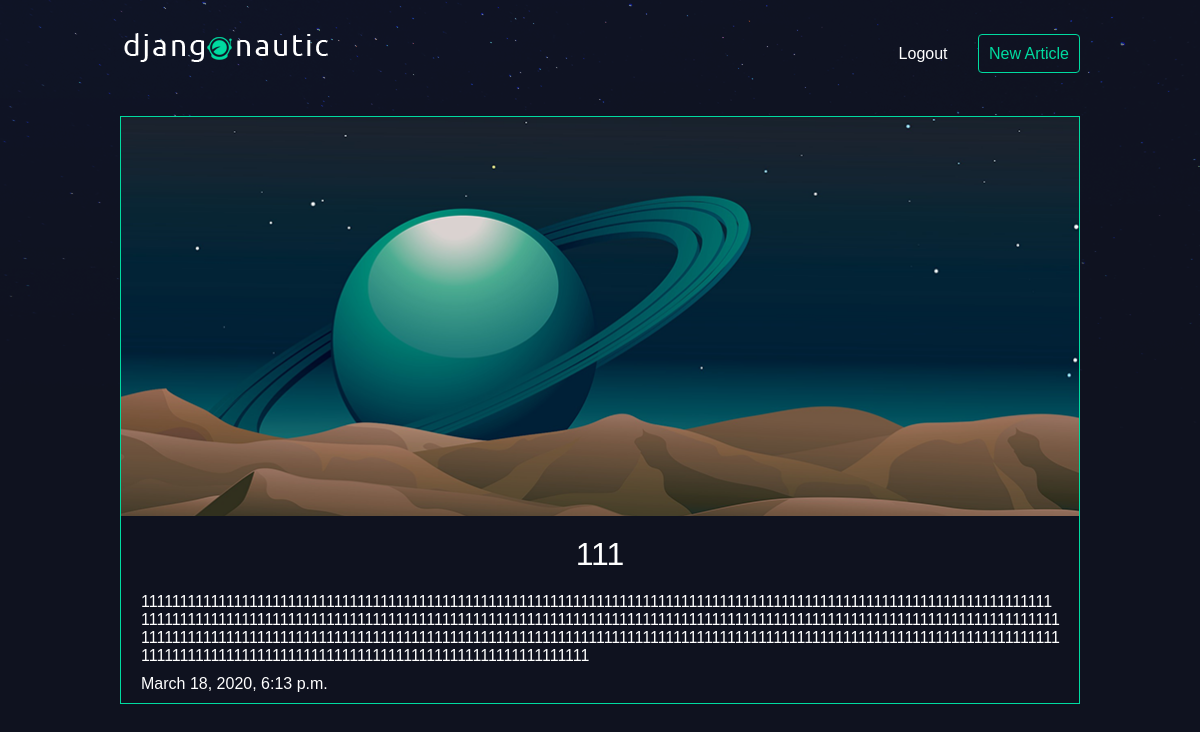
Page /articles/111/ (signed in) on the committed database.
### articles/models.py (models this page shows, shortened)
class Article(models.Model):
    title = models.CharField(max_length=100)
    slug = models.SlugField()
    body = models.TextField()
    date = models.DateTimeField(auto_now_add=True)
    thumb = models.ImageField(default='default.png', blank=True)
    author = models.ForeignKey(User, default=None, on_delete=models.CASCADE)

### articles/views.py (the view)
# urls.py: path('<slug:slug>/', views.article_detail, name='detail'),
def article_detail(request, slug):
    article = Article.objects.get(slug=slug)
    return render(request, 'articles/article_detail.html', {'article': article})

### articles/templates/articles/article_detail.html
{% extends 'base_layout.html' %}
{% block content %}
<div class="article-detail">
    <div class="article">
        <img src="{{ article.thumb.url }}">
        <h2>{{ article.title }}</h2>
        <p>{{ article.body }}</p>
        <p>{{ article.date }}</p>
    </div>
</div>
{% endblock %}

### assets/styles.css (style rules this page uses)
body { background-color: #0f121f; background-image: url(stars.png); background-repeat: no-repeat; color: #fff; }
body * { font-family: 'Ubuntu', sans-serif; }
h1, h2, h3, h4, h5 { font-weight: normal; margin: 0; }
.article { padding: 10px; border: 1px solid #00dba0; position: relative; padding-bottom: 40px; }
.article h2 { font-size: 1.2em; }
.article-detail .article { padding: 0; }
.article-detail .article img { max-width: 100%; }
.article-detail .article h2 { text-align: center; margin: 20px auto; font-size: 2em }
.article-detail .article p { margin: 10px 20px }
.article p { word-wrap: break-word; }

### rows in the picture
Article: thumb (placeholder picture), title "111", body "111111111111111111111111111111111111111111111111111111111111111111111111111111111111111111111111111111111111111111111111111111111111111111111111111111111111111111111111111111111111111111111111111111111111111111111111111111111111111111111111111111111111111111111111111111111111111111111111111111111111111111111111111111111111111111111111111111111111111111111111111111111111111111111111111111111111111111111111111111", date "March 18, 2020, 6:13 p.m."
